Frame 1 (no input): blank canvas, image omitted
Frame 60 (no input): blank canvas, image omitted
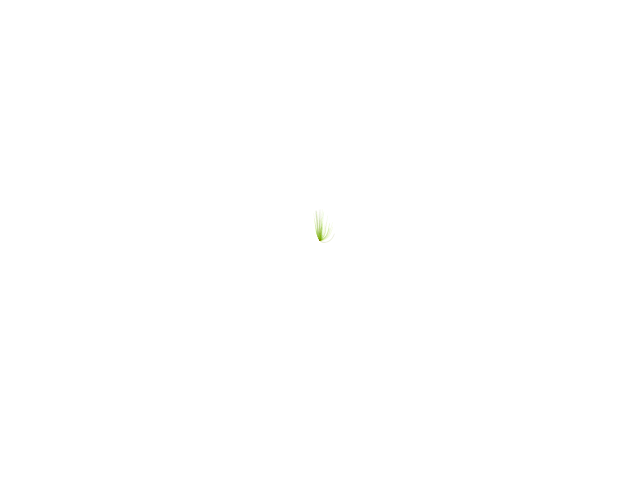
Frame 120 (the mouse pressed at the canvas centre since frame 60)

The p5.js sketch whose frames 1 and 60 were blank and that drew this single picture after the mouse press (run headless with seeded random() and noise() and a simulated clock; from frame 60 on, the mouse is pressed at the canvas centre):

// p5.js sketch
// ── sketch.js

// The Nature of Code
// Random Walker: "Origins"
// JP Yepez
// 10/15/2016
/////////////

var walker_system;

function setup() {
    createCanvas(640, 480); 
    colorMode(HSB, 360, 100, 100);
    background(360, 0, 100);

    // Initialize system
    walker_system = new Walker_Sys(10);
}

function draw() {
    // Run system
    walker_system.run();
}

// Walker System Class
function Walker_Sys(num) {
    this.walkers = [];
    this.rate = random(0.01, 0.001);
    this.hue = random(360);
    this.walker_speed = random(0.0025, 0.005);
    this.colorA = color(this.hue, random(30, 100), random(30, 100), 0.05);
    this.colorB = color(this.hue, random(30, 100), random(30, 100), 0.05);

    // Color interpolation
    this.color_d = 1.0/num;

    // Initialize with num walkers
    for(var i = 0; i < num; i++) {
        this.walkers.push(new Walker(width * 0.5, height * 0.5, this.rate, this.walker_speed, lerpColor(this.colorA, this.colorB, this.color_d * i)));
    }

    // Class functions

    this.update = function() {
        this.cleanUp();
        this.add();
        this.walkers.forEach(function(w) {
            w.update();
        })
    }

    this.display = function() {
        this.walkers.forEach(function(w) {
            w.display();
        })
    }

    this.run = function() {
        this.update();
        this.display();
    }

    this.add = function() {
        this.walkers.push(new Walker(width * 0.5, height * 0.5, this.rate, this.walker_speed, lerpColor(this.colorA, this.colorB, this.color_d * random(1))));
    }

    this.cleanUp = function() {
        // println(this.walkers.length);
        this.walkers = this.walkers.filter(function(w, idx){
            return w.isAlive(); 
        })
    }
}

// Walker class
function Walker(x, y, rate, speed, col) {
    this.loc = createVector(x, y);
    this.vel = createVector(0, 0);
    this.angle_o = random(1);

    // Class functions    

    this.update = function() {
        this.acc = p5.Vector.fromAngle(map(noise((frameCount*rate) + this.angle_o), 0, 1, -TWO_PI, TWO_PI));
        this.acc.setMag(speed);
        this.vel.add(this.acc);
        this.loc.add(this.vel);
    }

    this.display = function() {
        push();
        translateVec(this.loc);
        strokeWeight(1);
        noStroke();
        fill(col);
        ellipse(0, 0, 1, 1);
        pop();
    }

    this.isAlive = function() {
        if(this.loc.x < 0 || this.loc.x > width || this.loc.y < 0 || this.loc.y > height)
            return false;
        else
            return true;
    }
}

// Function: Translate using vector coordinates
function translateVec(vec) {
    translate(vec.x, vec.y);
}

function mouseReleased() {
    setup();
}
